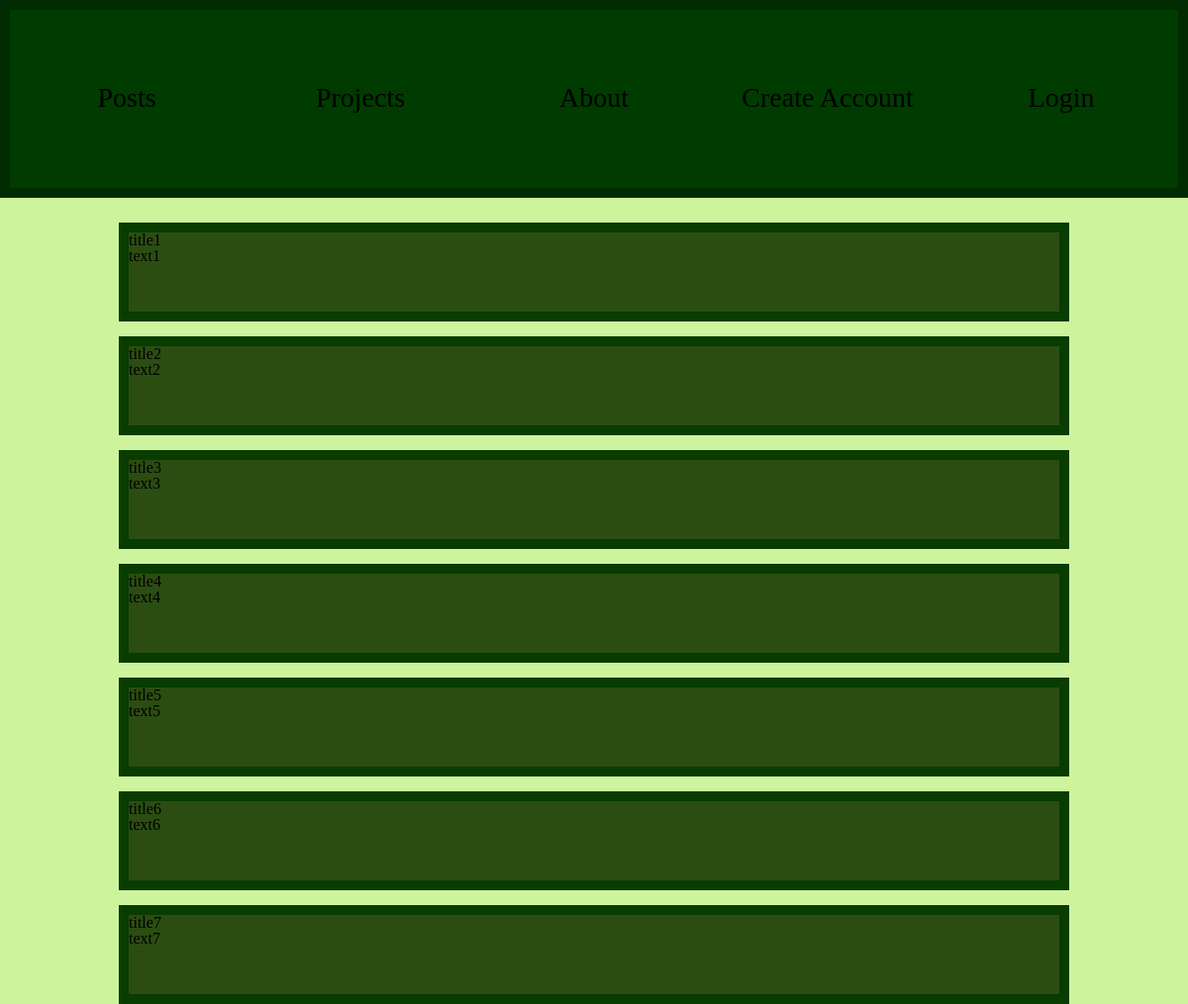
Before: / with the older database file.
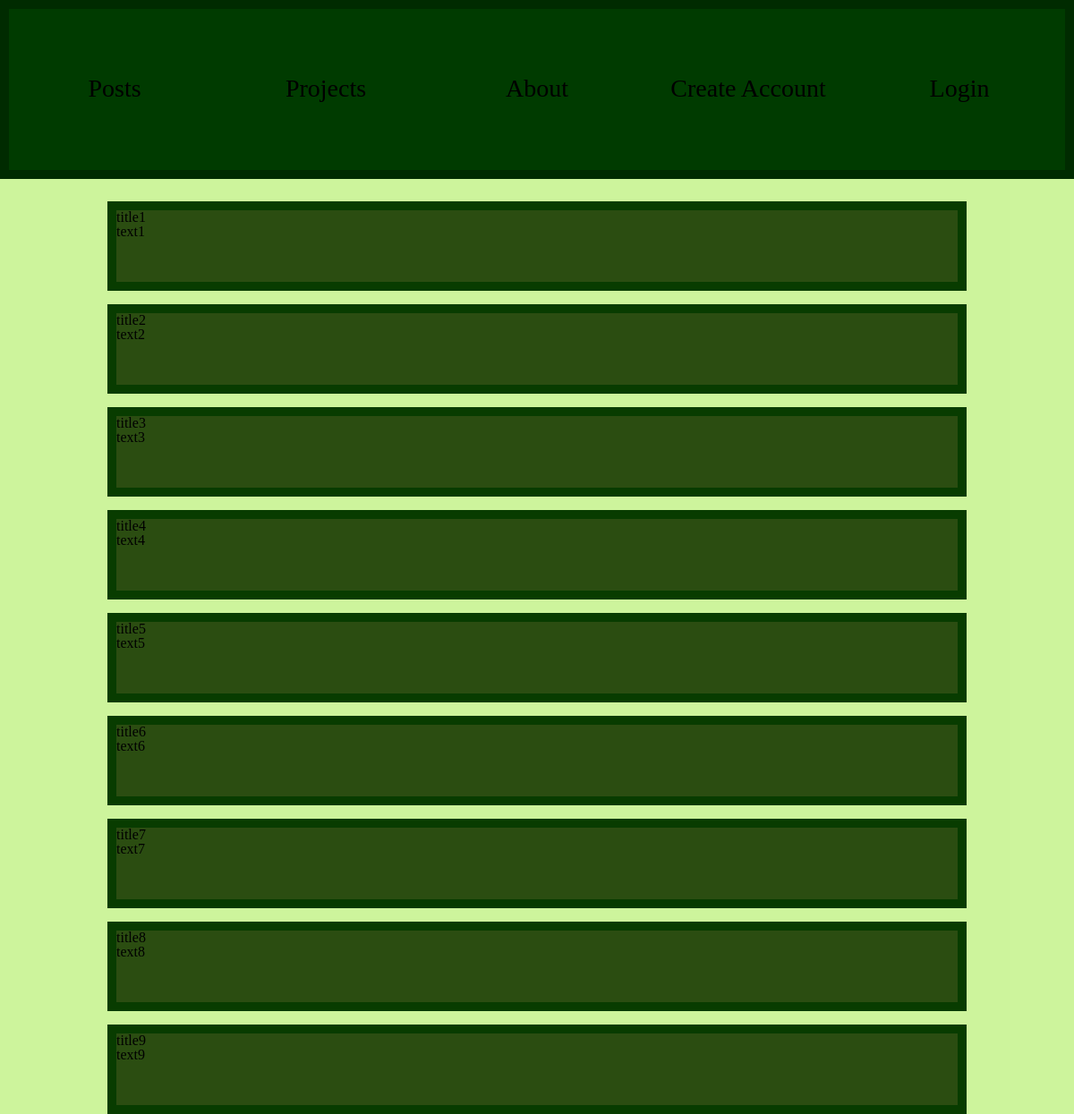
After: the same page with the newer database file.
### tables this page shows
CREATE TABLE posts (id INTEGER PRIMARY KEY, title VARCHAR(255), text VARCHAR(255), creator VARCHAR(255));

### main.py (the view)
@app.route('/')
def home():
    if request.args.get('projects') == 'projects':
        return render_template('index.html', projects = sel_all_projects())
    if request.args.get('about') == 'about':
        return render_template('index.html', about = True)
    return render_template('index.html', posts = sel_all_posts())

### databases/blog_database.py (called while the page is built)
def sel_all_posts():
  list_posts = cur.execute("SELECT * FROM posts").fetchall()
  posts = []
  for post in list_posts:
    dict = {'id': post[0], 'title': post[1], 'text': post[2], 'link': post[3]}
    posts.append(dict)
  return posts

### templates/index.html (shortened to what this page needs)
<!DOCTYPE html>
<html lang="pt-BR">
<head>
    <link rel="stylesheet" href="{{ url_for('static', filename='css/reset.css') }}">
    <link rel="stylesheet" href="{{ url_for('static', filename='css/styles.css') }}">
</head>
<body>
    <header>
        <div class="header-rect">
            <a href="/">Posts</a>
            <a href="/?projects=projects">Projects</a>
            <a href="/?about=about">About</a>
            {% if session.logged_in %}
            <a data-target="#create-post" data-toggle="modal">Create Post</a>
            <a href="/logout">Logout</a>
            {% else %}
            <a data-target="#create-account" data-toggle="modal">Create Account</a>
            <a data-target="#login" data-toggle="modal">Login</a>
            {% endif %}
        </div>
    </header>
    <main>
        <ul>
            {% for post in posts %}
                <li class="content post" id="post-{{post.id}}">
                    <p>{{post.title}}</p>
                    <p>{{post.text}}</p>
                </li>
            {% endfor %}
        </ul>
    </main>
</body>
</html>

### static/css/styles.css (style rules this page uses)
body { position: absolute; width: 100%; height: 100%; display: block; background: #CDF49C; }
.header-rect { box-sizing: border-box; position: absolute; display: flex; width: 100%; height: 200px; left: 0px; top: 0px; background: #003B00; border: 10px solid #002B00; }
.header-rect a { position: relative; height: 50px; top: 75px; font-family: 'Jost'; font-size: 28px; text-align: center; color: #000000; text-decoration: none; display: inline-block; width: 20%; cursor:pointer }
main ul { top: 200px; box-sizing: border-box; position: relative; width: 80%; list-style-type: none; display: block; margin: auto; margin-top: 25px; }
.content { box-sizing: border-box; width: 100%; margin-block-end: 15px; background: #2B4D11; border: 10px solid #083C00; }
.post { height: 100px }
* { -webkit-box-sizing:border-box;-moz-box-sizing:border-box;box-sizing:border-box }

Changed rows visible on the page:
added posts: title "title8", text "text8"
added posts: title "title9", text "text9"
